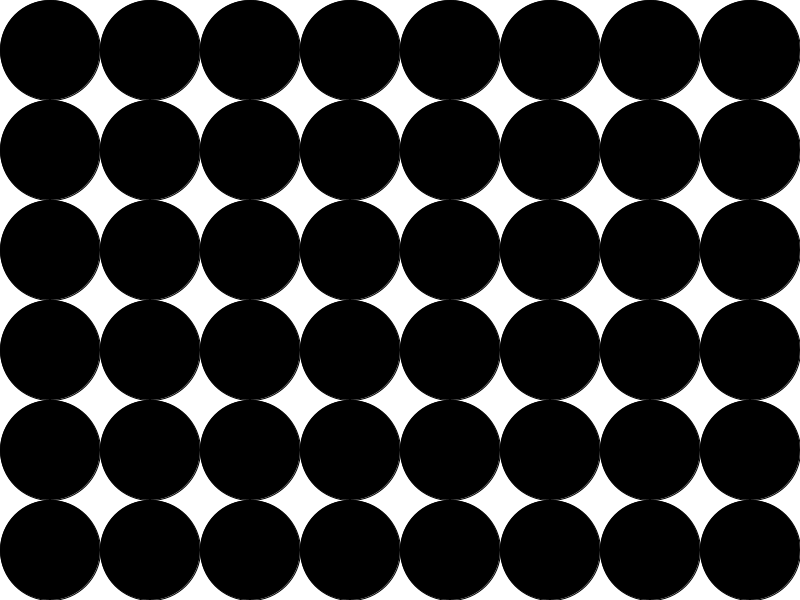
Frame 1 (no input)
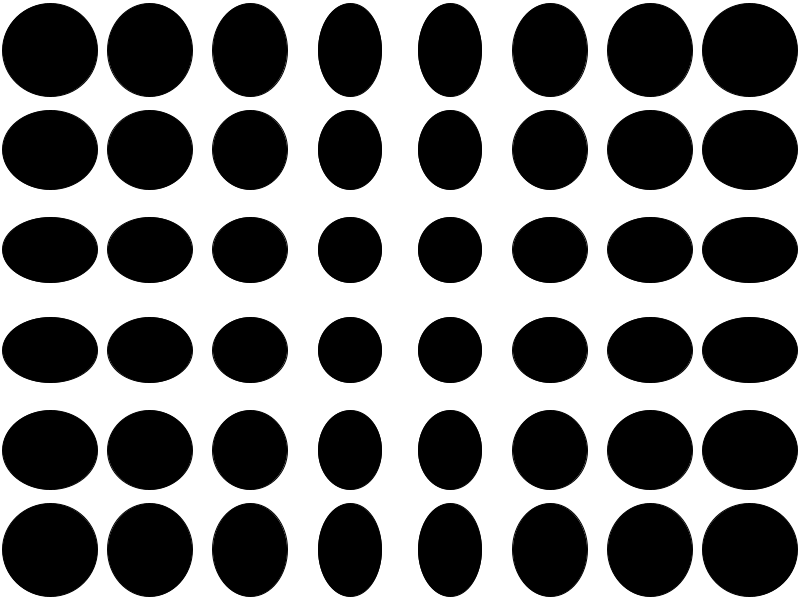
Frame 60 (the mouse pressed at the canvas centre just before this capture)
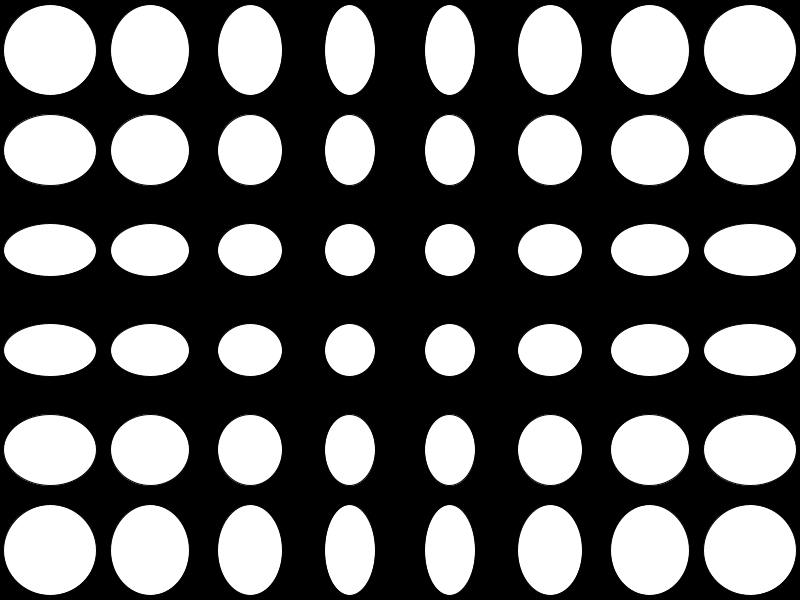
Frame 120 (the mouse held since frame 60 and released just before this capture)

The Processing sketch that drew these frames (run headless with seeded random() and noise(); from frame 60 on, the mouse is pressed at the canvas centre):

// Processing sketch: Vasarely1
// ── Vasarely1.pde
  
  float variation = 0;
  int direction = 1;
  float VARMAX = 100;
  
  void setup() {  // this is run once.   
      background(255);
      size(800, 600); 
      smooth();
      
      frameRate(30);
  } 
  
  void draw() {
    
    if(direction ==1){
       background(255);
       fill(0);
    }
    else{
      background(0);
      fill(255);
    }
    
      int ellipseWidth = 100;
      int ellipseHeight = 100;
      
      
      for(int i=ellipseWidth/2; i<width; i+=ellipseWidth){
          for(int j=ellipseHeight /2; j<height; j+=ellipseHeight ){
            float ewi;
            float ehi;
            float var = map(variation, 0, VARMAX, 0, 0.7);
            if(i<=width/2)
             ewi = map(i, 0, width/2, 0, 1) * var;
            else
             ewi = map(i, width/2, width, 1, 0) * var;
             
             if(j<=height/2)
             ehi = map(j, 0, height/2, 0, 1) * var;
            else
             ehi = map(j, height/2, height, 1, 0) * var;
            
            float ew = (1-ewi) * ellipseWidth;
            float eh = (1-ehi) * ellipseHeight;
            ellipse(i, j, ew, eh);
          }
      }
      if(direction == 1)
        variation ++;
      else
        variation --;
        
      if((variation >= VARMAX) || (variation ==0))
          direction = -direction;
  }
